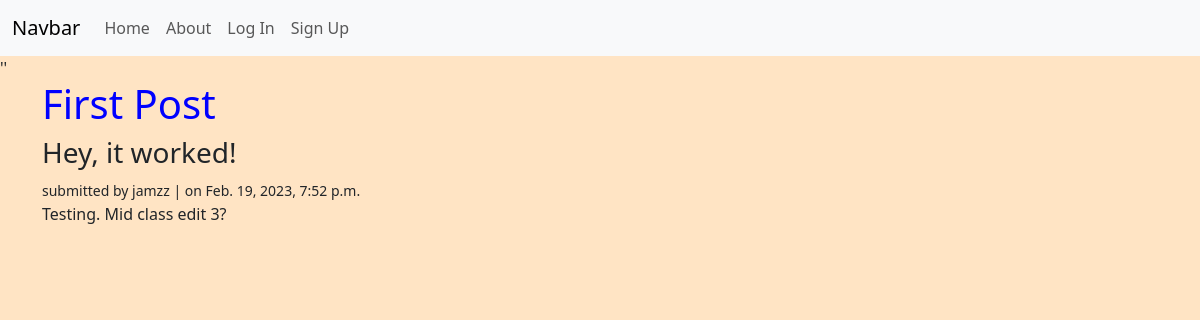
Screenshot of /posts/6/ with the database file from the repository.
### posts/models.py (models this page shows, shortened)
class Post(models.Model):
    title = models.CharField(max_length=128)
    subtitle = models.CharField(max_length=128)
    author = models.ForeignKey(
        'auth.User',
        on_delete=models.CASCADE
    )
    body = models.TextField()
    created_on = models.DateTimeField(auto_now_add=True)
    active = models.BooleanField(default=True)

### posts/views.py (the view)
# urls.py: path("<int:pk>/", PostDetailView.as_view(), name="detail"),
class PostDetailView(DetailView):
    template_name = "posts/detail.html"
    model = Post

### templates/posts/detail.html (shortened to what this page needs)
{% extends 'base.html' %}
{% block content %}
<h1>{{ post.title }}</h1>
<h3>{{ post.subtitle }}</h3>
<small>submitted by  {{ post.author }} | on {{ post.created_on }}</small>
<p>{{ post.body }}</p>
{% endblock content %}

### static/blog/base.css (style rules this page uses)
.container h1 { color: blue; }
body { background-color: bisque; }

### rows the page displays
Post: title "First Post", subtitle "Hey, it worked!", author "jamzz", created_on "Feb. 19, 2023, 7:52 p.m.", body "Testing. Mid class edit 3?"
